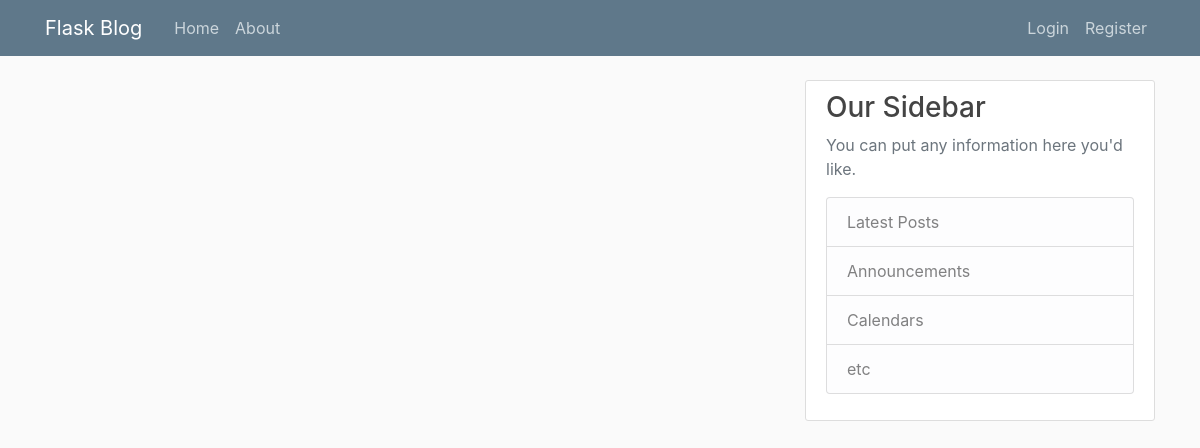
The app's page /home, older data.
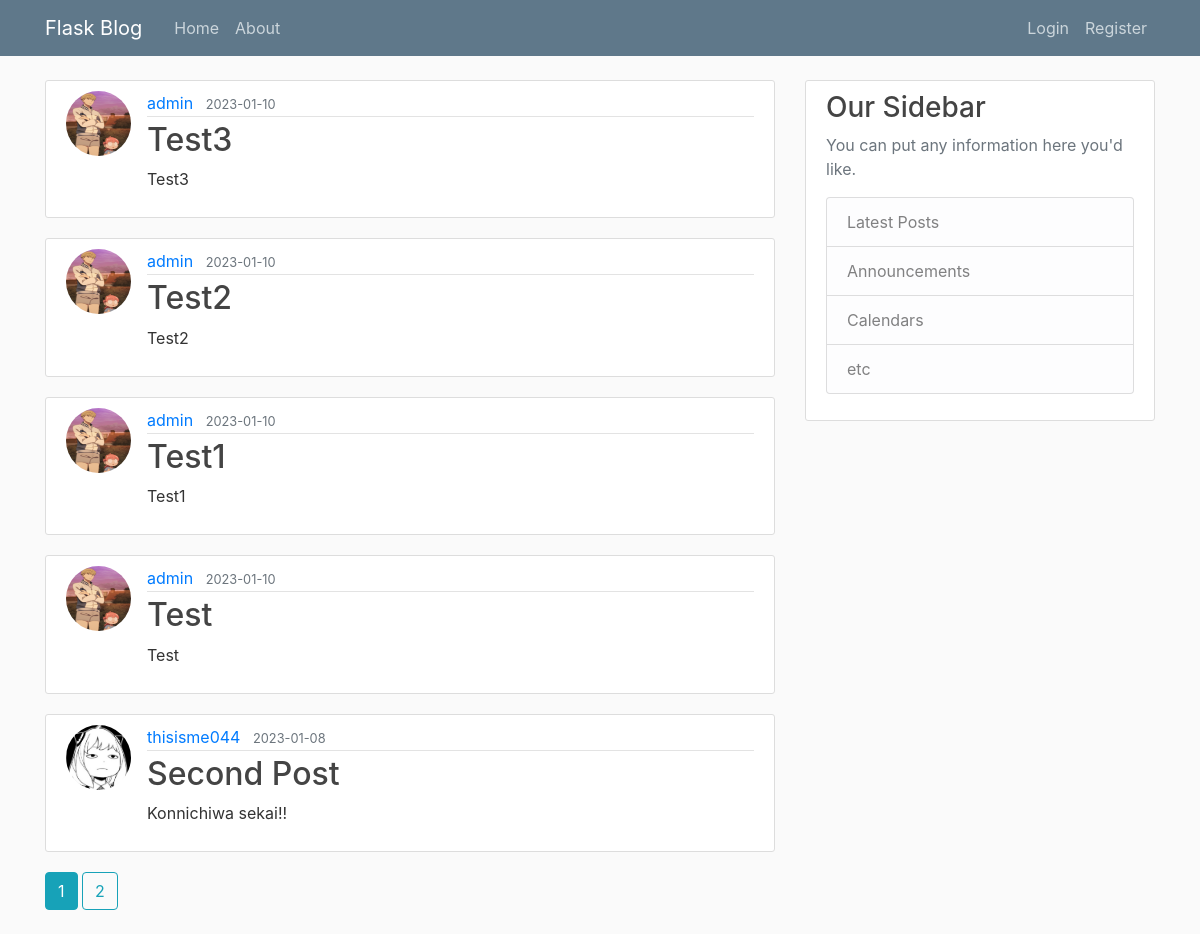
The same page, newer data.
### flaskblog/models.py (models this page shows, shortened)
class Post(db.Model):
    id = db.Column(db.Integer, primary_key=True)
    title = db.Column(db.String(100), nullable=False)
    date_posted = db.Column(db.DateTime, nullable=False, default=datetime.utcnow)
    content = db.Column(db.Text, nullable=False)
    user_id = db.Column(db.Integer, db.ForeignKey('user.id'), nullable=False)

class User(db.Model, UserMixin):
    id = db.Column(db.Integer, primary_key=True)
    username = db.Column(db.String(20), unique=True, nullable=False)
    email = db.Column(db.String(120), unique=True, nullable=False)
    image_file = db.Column(db.String(20), nullable=False, default='default.jpg')
    password = db.Column(db.String(60), nullable=False)
    posts = db.relationship('Post', backref='author', lazy=True)

### flaskblog/main/routes.py (the view)
@main.route("/")
@main.route("/home")
def home():
    page = request.args.get('page', 1, type=int)
    posts = Post.query.order_by(Post.date_posted.desc()).paginate(page=page, per_page=5)
    return render_template('home.html', posts=posts)

### flaskblog/templates/home.html
{% extends "layout.html" %}
{% block content %}
    {% for post in posts.items %}
        <article class="media content-section">
          <img class="rounded-circle article-img" src="{{ url_for('static', filename='profile_pics/' + post.author.image_file) }}">
          <div class="media-body">
            <div class="article-metadata">
              <a class="mr-2" href="{{ url_for('users.user_posts', username=post.author.username) }}">{{ post.author.username }}</a>
              <small class="text-muted">{{ post.date_posted.strftime('%Y-%m-%d') }}</small>
            </div>
            <h2><a class="article-title" href="{{ url_for('posts.post', post_id=post.id) }}">{{ post.title }}</a></h2>
            <p class="article-content">{{ post.content }}</p>
          </div>
        </article>
    {% endfor %}
    {% for page_num in posts.iter_pages(left_edge=1, right_edge=1, left_current=1, right_current=2) %}
      {% if page_num %}
        {% if posts.page == page_num %}
          <a class="btn btn-info mb-4" href="{{ url_for('main.home', page=page_num) }}">{{ page_num }}</a>
        {% else %}
          <a class="btn btn-outline-info mb-4" href="{{ url_for('main.home', page=page_num) }}">{{ page_num }}</a>
        {% endif %}
      {% else %}
        ...
      {% endif %}
    {% endfor %}
{% endblock content %}

Row changes from the older to the newer data that the page shows:
added Post: image_file (picture), author.username "admin", date_posted "2023-01-10", title "Test3", content "Test3"
added Post: image_file (picture), author.username "admin", date_posted "2023-01-10", title "Test2", content "Test2"
added Post: image_file (picture), author.username "admin", date_posted "2023-01-10", title "Test1", content "Test1"
added Post: image_file (picture), author.username "admin", date_posted "2023-01-10", title "Test", content "Test"
added Post: image_file (placeholder picture), author.username "thisisme044", date_posted "2023-01-08", title "Second Post", content "Konnichiwa sekai!!"
Text that changed along with them:
new list line: "1"
new list line: "2"
